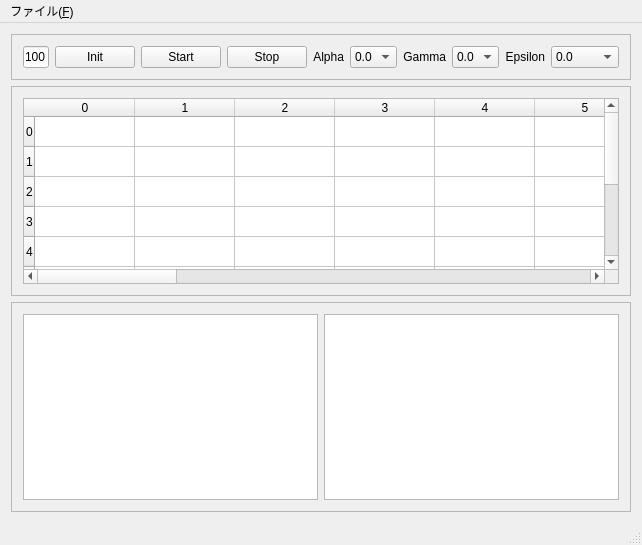
<?xml version="1.0" encoding="UTF-8"?>
<ui version="4.0">
 <class>MainWindow</class>
 <widget class="QMainWindow" name="MainWindow">
  <property name="geometry">
   <rect>
    <x>0</x>
    <y>0</y>
    <width>642</width>
    <height>545</height>
   </rect>
  </property>
  <property name="windowTitle">
   <string>強化学習デモ1</string>
  </property>
  <widget class="QWidget" name="centralWidget">
   <layout class="QVBoxLayout" name="verticalLayout_2">
    <item>
     <widget class="QFrame" name="frame">
      <property name="frameShape">
       <enum>QFrame::StyledPanel</enum>
      </property>
      <property name="frameShadow">
       <enum>QFrame::Raised</enum>
      </property>
      <layout class="QHBoxLayout" name="horizontalLayout">
       <item>
        <widget class="QLineEdit" name="epsCount">
         <property name="text">
          <string>100</string>
         </property>
        </widget>
       </item>
       <item>
        <widget class="QPushButton" name="initButton">
         <property name="text">
          <string>Init</string>
         </property>
        </widget>
       </item>
       <item>
        <widget class="QPushButton" name="startButton">
         <property name="text">
          <string>Start</string>
         </property>
        </widget>
       </item>
       <item>
        <widget class="QPushButton" name="stopButton">
         <property name="text">
          <string>Stop</string>
         </property>
        </widget>
       </item>
       <item>
        <widget class="QLabel" name="label">
         <property name="text">
          <string>Alpha</string>
         </property>
         <property name="alignment">
          <set>Qt::AlignRight|Qt::AlignTrailing|Qt::AlignVCenter</set>
         </property>
        </widget>
       </item>
       <item>
        <widget class="QComboBox" name="alphaCombo">
         <item>
          <property name="text">
           <string>0.0</string>
          </property>
         </item>
         <item>
          <property name="text">
           <string>0.1</string>
          </property>
         </item>
         <item>
          <property name="text">
           <string>0.2</string>
          </property>
         </item>
         <item>
          <property name="text">
           <string>0.3</string>
          </property>
         </item>
         <item>
          <property name="text">
           <string>0.4</string>
          </property>
         </item>
         <item>
          <property name="text">
           <string>0.5</string>
          </property>
         </item>
         <item>
          <property name="text">
           <string>0.6</string>
          </property>
         </item>
         <item>
          <property name="text">
           <string>0.7</string>
          </property>
         </item>
         <item>
          <property name="text">
           <string>0.8</string>
          </property>
         </item>
         <item>
          <property name="text">
           <string>0.9</string>
          </property>
         </item>
         <item>
          <property name="text">
           <string>1.0</string>
          </property>
         </item>
        </widget>
       </item>
       <item>
        <widget class="QLabel" name="label_2">
         <property name="text">
          <string>Gamma</string>
         </property>
         <property name="alignment">
          <set>Qt::AlignRight|Qt::AlignTrailing|Qt::AlignVCenter</set>
         </property>
        </widget>
       </item>
       <item>
        <widget class="QComboBox" name="gammaCombo">
         <item>
          <property name="text">
           <string>0.0</string>
          </property>
         </item>
         <item>
          <property name="text">
           <string>0.1</string>
          </property>
         </item>
         <item>
          <property name="text">
           <string>0.2</string>
          </property>
         </item>
         <item>
          <property name="text">
           <string>0.3</string>
          </property>
         </item>
         <item>
          <property name="text">
           <string>0.4</string>
          </property>
         </item>
         <item>
          <property name="text">
           <string>0.5</string>
          </property>
         </item>
         <item>
          <property name="text">
           <string>0.6</string>
          </property>
         </item>
         <item>
          <property name="text">
           <string>0.7</string>
          </property>
         </item>
         <item>
          <property name="text">
           <string>0.8</string>
          </property>
         </item>
         <item>
          <property name="text">
           <string>0.9</string>
          </property>
         </item>
         <item>
          <property name="text">
           <string>1.0</string>
          </property>
         </item>
        </widget>
       </item>
       <item>
        <widget class="QLabel" name="label_3">
         <property name="text">
          <string>Epsilon</string>
         </property>
         <property name="alignment">
          <set>Qt::AlignRight|Qt::AlignTrailing|Qt::AlignVCenter</set>
         </property>
        </widget>
       </item>
       <item>
        <widget class="QComboBox" name="epsilonCombo">
         <item>
          <property name="text">
           <string>0.0</string>
          </property>
         </item>
         <item>
          <property name="text">
           <string>0.0001</string>
          </property>
         </item>
         <item>
          <property name="text">
           <string>0.001</string>
          </property>
         </item>
         <item>
          <property name="text">
           <string>0.01</string>
          </property>
         </item>
         <item>
          <property name="text">
           <string>0.1</string>
          </property>
         </item>
         <item>
          <property name="text">
           <string>0.5</string>
          </property>
         </item>
         <item>
          <property name="text">
           <string>1.0</string>
          </property>
         </item>
        </widget>
       </item>
      </layout>
     </widget>
    </item>
    <item>
     <widget class="QFrame" name="frame_3">
      <property name="frameShape">
       <enum>QFrame::StyledPanel</enum>
      </property>
      <property name="frameShadow">
       <enum>QFrame::Raised</enum>
      </property>
      <layout class="QVBoxLayout" name="verticalLayout">
       <item>
        <widget class="QTableWidget" name="tableWidget">
         <row>
          <property name="text">
           <string>0</string>
          </property>
         </row>
         <row>
          <property name="text">
           <string>1</string>
          </property>
         </row>
         <row>
          <property name="text">
           <string>2</string>
          </property>
         </row>
         <row>
          <property name="text">
           <string>3</string>
          </property>
         </row>
         <row>
          <property name="text">
           <string>4</string>
          </property>
         </row>
         <row>
          <property name="text">
           <string>5</string>
          </property>
         </row>
         <row>
          <property name="text">
           <string>6</string>
          </property>
         </row>
         <row>
          <property name="text">
           <string>7</string>
          </property>
         </row>
         <row>
          <property name="text">
           <string>8</string>
          </property>
         </row>
         <row>
          <property name="text">
           <string>9</string>
          </property>
         </row>
         <column>
          <property name="text">
           <string>0</string>
          </property>
         </column>
         <column>
          <property name="text">
           <string>1</string>
          </property>
         </column>
         <column>
          <property name="text">
           <string>2</string>
          </property>
         </column>
         <column>
          <property name="text">
           <string>3</string>
          </property>
         </column>
         <column>
          <property name="text">
           <string>4</string>
          </property>
         </column>
         <column>
          <property name="text">
           <string>5</string>
          </property>
         </column>
         <column>
          <property name="text">
           <string>6</string>
          </property>
         </column>
         <column>
          <property name="text">
           <string>7</string>
          </property>
         </column>
         <column>
          <property name="text">
           <string>8</string>
          </property>
         </column>
         <column>
          <property name="text">
           <string>9</string>
          </property>
         </column>
         <column>
          <property name="text">
           <string>10</string>
          </property>
         </column>
         <column>
          <property name="text">
           <string>11</string>
          </property>
         </column>
         <column>
          <property name="text">
           <string>12</string>
          </property>
         </column>
         <column>
          <property name="text">
           <string>13</string>
          </property>
         </column>
         <column>
          <property name="text">
           <string>14</string>
          </property>
         </column>
         <column>
          <property name="text">
           <string>15</string>
          </property>
         </column>
         <column>
          <property name="text">
           <string>16</string>
          </property>
         </column>
         <column>
          <property name="text">
           <string>17</string>
          </property>
         </column>
         <column>
          <property name="text">
           <string>18</string>
          </property>
         </column>
         <column>
          <property name="text">
           <string>19</string>
          </property>
         </column>
         <item row="0" column="0">
          <property name="text">
           <string/>
          </property>
         </item>
         <item row="0" column="1">
          <property name="text">
           <string/>
          </property>
          <property name="background">
           <brush brushstyle="NoBrush">
            <color alpha="255">
             <red>0</red>
             <green>0</green>
             <blue>0</blue>
            </color>
           </brush>
          </property>
         </item>
         <item row="0" column="2">
          <property name="text">
           <string/>
          </property>
         </item>
         <item row="0" column="3">
          <property name="text">
           <string/>
          </property>
         </item>
         <item row="0" column="4">
          <property name="text">
           <string/>
          </property>
         </item>
         <item row="0" column="5">
          <property name="text">
           <string/>
          </property>
         </item>
         <item row="0" column="6">
          <property name="text">
           <string/>
          </property>
         </item>
         <item row="0" column="7">
          <property name="text">
           <string/>
          </property>
         </item>
         <item row="0" column="8">
          <property name="text">
           <string/>
          </property>
         </item>
         <item row="0" column="9">
          <property name="text">
           <string/>
          </property>
         </item>
         <item row="0" column="10">
          <property name="text">
           <string/>
          </property>
         </item>
         <item row="0" column="11">
          <property name="text">
           <string/>
          </property>
         </item>
         <item row="0" column="12">
          <property name="text">
           <string/>
          </property>
         </item>
         <item row="0" column="13">
          <property name="text">
           <string/>
          </property>
         </item>
         <item row="0" column="14">
          <property name="text">
           <string/>
          </property>
         </item>
         <item row="0" column="15">
          <property name="text">
           <string/>
          </property>
         </item>
         <item row="0" column="16">
          <property name="text">
           <string/>
          </property>
         </item>
         <item row="0" column="17">
          <property name="text">
           <string/>
          </property>
         </item>
         <item row="0" column="18">
          <property name="text">
           <string/>
          </property>
         </item>
         <item row="0" column="19">
          <property name="text">
           <string/>
          </property>
         </item>
         <item row="1" column="0">
          <property name="text">
           <string/>
          </property>
         </item>
         <item row="1" column="1">
          <property name="text">
           <string/>
          </property>
         </item>
         <item row="1" column="2">
          <property name="text">
           <string/>
          </property>
         </item>
         <item row="1" column="3">
          <property name="text">
           <string/>
          </property>
         </item>
         <item row="1" column="4">
          <property name="text">
           <string/>
          </property>
         </item>
         <item row="1" column="5">
          <property name="text">
           <string/>
          </property>
         </item>
         <item row="1" column="6">
          <property name="text">
           <string/>
          </property>
         </item>
         <item row="1" column="7">
          <property name="text">
           <string/>
          </property>
         </item>
         <item row="1" column="8">
          <property name="text">
           <string/>
          </property>
         </item>
         <item row="1" column="9">
          <property name="text">
           <string/>
          </property>
         </item>
         <item row="1" column="10">
          <property name="text">
           <string/>
          </property>
         </item>
         <item row="1" column="11">
          <property name="text">
           <string/>
          </property>
         </item>
         <item row="1" column="12">
          <property name="text">
           <string/>
          </property>
         </item>
         <item row="1" column="13">
          <property name="text">
           <string/>
          </property>
         </item>
         <item row="1" column="14">
          <property name="text">
           <string/>
          </property>
         </item>
         <item row="1" column="15">
          <property name="text">
           <string/>
          </property>
         </item>
         <item row="1" column="16">
          <property name="text">
           <string/>
          </property>
         </item>
         <item row="1" column="17">
          <property name="text">
           <string/>
          </property>
         </item>
         <item row="1" column="18">
          <property name="text">
           <string/>
          </property>
         </item>
         <item row="1" column="19">
          <property name="text">
           <string/>
          </property>
         </item>
         <item row="2" column="0">
          <property name="text">
           <string/>
          </property>
         </item>
         <item row="2" column="1">
          <property name="text">
           <string/>
          </property>
         </item>
         <item row="2" column="2">
          <property name="text">
           <string/>
          </property>
         </item>
         <item row="2" column="3">
          <property name="text">
           <string/>
          </property>
         </item>
         <item row="2" column="4">
          <property name="text">
           <string/>
          </property>
         </item>
         <item row="2" column="5">
          <property name="text">
           <string/>
          </property>
         </item>
         <item row="2" column="6">
          <property name="text">
           <string/>
          </property>
         </item>
         <item row="2" column="7">
          <property name="text">
           <string/>
          </property>
         </item>
         <item row="2" column="8">
          <property name="text">
           <string/>
          </property>
         </item>
         <item row="2" column="9">
          <property name="text">
           <string/>
          </property>
         </item>
         <item row="2" column="10">
          <property name="text">
           <string/>
          </property>
         </item>
         <item row="2" column="11">
          <property name="text">
           <string/>
          </property>
         </item>
         <item row="2" column="12">
          <property name="text">
           <string/>
          </property>
         </item>
         <item row="2" column="13">
          <property name="text">
           <string/>
          </property>
         </item>
         <item row="2" column="14">
          <property name="text">
           <string/>
          </property>
         </item>
         <item row="2" column="15">
          <property name="text">
           <string/>
          </property>
         </item>
         <item row="2" column="16">
          <property name="text">
           <string/>
          </property>
         </item>
         <item row="2" column="17">
          <property name="text">
           <string/>
          </property>
         </item>
         <item row="2" column="18">
          <property name="text">
           <string/>
          </property>
         </item>
         <item row="2" column="19">
          <property name="text">
           <string/>
          </property>
         </item>
         <item row="3" column="0">
          <property name="text">
           <string/>
          </property>
         </item>
         <item row="3" column="1">
          <property name="text">
           <string/>
          </property>
         </item>
         <item row="3" column="2">
          <property name="text">
           <string/>
          </property>
         </item>
         <item row="3" column="3">
          <property name="text">
           <string/>
          </property>
         </item>
         <item row="3" column="4">
          <property name="text">
           <string/>
          </property>
         </item>
         <item row="3" column="5">
          <property name="text">
           <string/>
          </property>
         </item>
         <item row="3" column="6">
          <property name="text">
           <string/>
          </property>
         </item>
         <item row="3" column="7">
          <property name="text">
           <string/>
          </property>
         </item>
         <item row="3" column="8">
          <property name="text">
           <string/>
          </property>
         </item>
         <item row="3" column="9">
          <property name="text">
           <string/>
          </property>
         </item>
         <item row="3" column="10">
          <property name="text">
           <string/>
          </property>
         </item>
         <item row="3" column="11">
          <property name="text">
           <string/>
          </property>
         </item>
         <item row="3" column="12">
          <property name="text">
           <string/>
          </property>
         </item>
         <item row="3" column="13">
          <property name="text">
           <string/>
          </property>
         </item>
         <item row="3" column="14">
          <property name="text">
           <string/>
          </property>
         </item>
         <item row="3" column="15">
          <property name="text">
           <string/>
          </property>
         </item>
         <item row="3" column="16">
          <property name="text">
           <string/>
          </property>
         </item>
         <item row="3" column="17">
          <property name="text">
           <string/>
          </property>
         </item>
         <item row="3" column="18">
          <property name="text">
           <string/>
          </property>
         </item>
         <item row="3" column="19">
          <property name="text">
           <string/>
          </property>
         </item>
         <item row="4" column="0">
          <property name="text">
           <string/>
          </property>
         </item>
         <item row="4" column="1">
          <property name="text">
           <string/>
          </property>
         </item>
         <item row="4" column="2">
          <property name="text">
           <string/>
          </property>
         </item>
         <item row="4" column="3">
          <property name="text">
           <string/>
          </property>
         </item>
         <item row="4" column="4">
          <property name="text">
           <string/>
          </property>
         </item>
         <item row="4" column="5">
          <property name="text">
           <string/>
          </property>
         </item>
         <item row="4" column="6">
          <property name="text">
           <string/>
          </property>
         </item>
         <item row="4" column="7">
          <property name="text">
           <string/>
          </property>
         </item>
         <item row="4" column="8">
          <property name="text">
           <string/>
          </property>
         </item>
         <item row="4" column="9">
          <property name="text">
           <string/>
          </property>
         </item>
         <item row="4" column="10">
          <property name="text">
           <string/>
          </property>
         </item>
         <item row="4" column="11">
          <property name="text">
           <string/>
          </property>
         </item>
         <item row="4" column="12">
          <property name="text">
           <string/>
          </property>
         </item>
         <item row="4" column="13">
          <property name="text">
           <string/>
          </property>
         </item>
         <item row="4" column="14">
          <property name="text">
           <string/>
          </property>
         </item>
         <item row="4" column="15">
          <property name="text">
           <string/>
          </property>
         </item>
         <item row="4" column="16">
          <property name="text">
           <string/>
          </property>
         </item>
         <item row="4" column="17">
          <property name="text">
           <string/>
          </property>
         </item>
         <item row="4" column="18">
          <property name="text">
           <string/>
          </property>
         </item>
         <item row="4" column="19">
          <property name="text">
           <string/>
          </property>
         </item>
         <item row="5" column="0">
          <property name="text">
           <string/>
          </property>
         </item>
         <item row="5" column="1">
          <property name="text">
           <string/>
          </property>
         </item>
         <item row="5" column="2">
          <property name="text">
           <string/>
          </property>
         </item>
         <item row="5" column="3">
          <property name="text">
           <string/>
          </property>
         </item>
         <item row="5" column="4">
          <property name="text">
           <string/>
          </property>
         </item>
         <item row="5" column="5">
          <property name="text">
           <string/>
          </property>
         </item>
         <item row="5" column="6">
          <property name="text">
           <string/>
          </property>
         </item>
         <item row="5" column="7">
          <property name="text">
           <string/>
          </property>
         </item>
         <item row="5" column="8">
          <property name="text">
           <string/>
          </property>
         </item>
         <item row="5" column="9">
          <property name="text">
           <string/>
          </property>
         </item>
         <item row="5" column="10">
          <property name="text">
           <string/>
          </property>
         </item>
         <item row="5" column="11">
          <property name="text">
           <string/>
          </property>
         </item>
         <item row="5" column="12">
          <property name="text">
           <string/>
          </property>
         </item>
         <item row="5" column="13">
          <property name="text">
           <string/>
          </property>
         </item>
         <item row="5" column="14">
          <property name="text">
           <string/>
          </property>
         </item>
         <item row="5" column="15">
          <property name="text">
           <string/>
          </property>
         </item>
         <item row="5" column="16">
          <property name="text">
           <string/>
          </property>
         </item>
         <item row="5" column="17">
          <property name="text">
           <string/>
          </property>
         </item>
         <item row="5" column="18">
          <property name="text">
           <string/>
          </property>
         </item>
         <item row="5" column="19">
          <property name="text">
           <string/>
          </property>
         </item>
         <item row="6" column="0">
          <property name="text">
           <string/>
          </property>
         </item>
         <item row="6" column="1">
          <property name="text">
           <string/>
          </property>
         </item>
         <item row="6" column="2">
          <property name="text">
           <string/>
          </property>
         </item>
         <item row="6" column="3">
          <property name="text">
           <string/>
          </property>
         </item>
         <item row="6" column="4">
          <property name="text">
           <string/>
          </property>
         </item>
         <item row="6" column="5">
          <property name="text">
           <string/>
          </property>
         </item>
         <item row="6" column="6">
          <property name="text">
           <string/>
          </property>
         </item>
         <item row="6" column="7">
          <property name="text">
           <string/>
          </property>
         </item>
         <item row="6" column="8">
          <property name="text">
           <string/>
          </property>
         </item>
         <item row="6" column="9">
          <property name="text">
           <string/>
          </property>
         </item>
         <item row="6" column="10">
          <property name="text">
           <string/>
          </property>
         </item>
         <item row="6" column="11">
          <property name="text">
           <string/>
          </property>
         </item>
         <item row="6" column="12">
          <property name="text">
           <string/>
          </property>
         </item>
         <item row="6" column="13">
          <property name="text">
           <string/>
          </property>
         </item>
         <item row="6" column="14">
          <property name="text">
           <string/>
          </property>
         </item>
         <item row="6" column="15">
          <property name="text">
           <string/>
          </property>
         </item>
         <item row="6" column="16">
          <property name="text">
           <string/>
          </property>
         </item>
         <item row="6" column="17">
          <property name="text">
           <string/>
          </property>
         </item>
         <item row="6" column="18">
          <property name="text">
           <string/>
          </property>
         </item>
         <item row="6" column="19">
          <property name="text">
           <string/>
          </property>
         </item>
         <item row="7" column="0">
          <property name="text">
           <string/>
          </property>
         </item>
         <item row="7" column="1">
          <property name="text">
           <string/>
          </property>
         </item>
         <item row="7" column="2">
          <property name="text">
           <string/>
          </property>
         </item>
         <item row="7" column="3">
          <property name="text">
           <string/>
          </property>
         </item>
         <item row="7" column="4">
          <property name="text">
           <string/>
          </property>
         </item>
         <item row="7" column="5">
          <property name="text">
           <string/>
          </property>
         </item>
         <item row="7" column="6">
          <property name="text">
           <string/>
          </property>
         </item>
         <item row="7" column="7">
          <property name="text">
           <string/>
          </property>
         </item>
         <item row="7" column="8">
          <property name="text">
           <string/>
          </property>
         </item>
         <item row="7" column="9">
          <property name="text">
           <string/>
          </property>
         </item>
         <item row="7" column="10">
          <property name="text">
           <string/>
          </property>
         </item>
         <item row="7" column="11">
          <property name="text">
           <string/>
          </property>
         </item>
         <item row="7" column="12">
          <property name="text">
           <string/>
          </property>
         </item>
         <item row="7" column="13">
          <property name="text">
           <string/>
          </property>
         </item>
         <item row="7" column="14">
          <property name="text">
           <string/>
          </property>
         </item>
         <item row="7" column="15">
          <property name="text">
           <string/>
          </property>
         </item>
         <item row="7" column="16">
          <property name="text">
           <string/>
          </property>
         </item>
         <item row="7" column="17">
          <property name="text">
           <string/>
          </property>
         </item>
         <item row="7" column="18">
          <property name="text">
           <string/>
          </property>
         </item>
         <item row="7" column="19">
          <property name="text">
           <string/>
          </property>
         </item>
         <item row="8" column="0">
          <property name="text">
           <string/>
          </property>
         </item>
         <item row="8" column="1">
          <property name="text">
           <string/>
          </property>
         </item>
         <item row="8" column="2">
          <property name="text">
           <string/>
          </property>
         </item>
         <item row="8" column="3">
          <property name="text">
           <string/>
          </property>
         </item>
         <item row="8" column="4">
          <property name="text">
           <string/>
          </property>
         </item>
         <item row="8" column="5">
          <property name="text">
           <string/>
          </property>
         </item>
         <item row="8" column="6">
          <property name="text">
           <string/>
          </property>
         </item>
         <item row="8" column="7">
          <property name="text">
           <string/>
          </property>
         </item>
         <item row="8" column="8">
          <property name="text">
           <string/>
          </property>
         </item>
         <item row="8" column="9">
          <property name="text">
           <string/>
          </property>
         </item>
         <item row="8" column="10">
          <property name="text">
           <string/>
          </property>
         </item>
         <item row="8" column="11">
          <property name="text">
           <string/>
          </property>
         </item>
         <item row="8" column="12">
          <property name="text">
           <string/>
          </property>
         </item>
         <item row="8" column="13">
          <property name="text">
           <string/>
          </property>
         </item>
         <item row="8" column="14">
          <property name="text">
           <string/>
          </property>
         </item>
         <item row="8" column="15">
          <property name="text">
           <string/>
          </property>
         </item>
         <item row="8" column="16">
          <property name="text">
           <string/>
          </property>
         </item>
         <item row="8" column="17">
          <property name="text">
           <string/>
          </property>
         </item>
         <item row="8" column="18">
          <property name="text">
           <string/>
          </property>
         </item>
         <item row="8" column="19">
          <property name="text">
           <string/>
          </property>
         </item>
         <item row="9" column="0">
          <property name="text">
           <string/>
          </property>
         </item>
         <item row="9" column="1">
          <property name="text">
           <string/>
          </property>
         </item>
         <item row="9" column="2">
          <property name="text">
           <string/>
          </property>
         </item>
         <item row="9" column="3">
          <property name="text">
           <string/>
          </property>
         </item>
         <item row="9" column="4">
          <property name="text">
           <string/>
          </property>
         </item>
         <item row="9" column="5">
          <property name="text">
           <string/>
          </property>
         </item>
         <item row="9" column="6">
          <property name="text">
           <string/>
          </property>
         </item>
         <item row="9" column="7">
          <property name="text">
           <string/>
          </property>
         </item>
         <item row="9" column="8">
          <property name="text">
           <string/>
          </property>
         </item>
         <item row="9" column="9">
          <property name="text">
           <string/>
          </property>
         </item>
         <item row="9" column="10">
          <property name="text">
           <string/>
          </property>
         </item>
         <item row="9" column="11">
          <property name="text">
           <string/>
          </property>
         </item>
         <item row="9" column="12">
          <property name="text">
           <string/>
          </property>
         </item>
         <item row="9" column="13">
          <property name="text">
           <string/>
          </property>
         </item>
         <item row="9" column="14">
          <property name="text">
           <string/>
          </property>
         </item>
         <item row="9" column="15">
          <property name="text">
           <string/>
          </property>
         </item>
         <item row="9" column="16">
          <property name="text">
           <string/>
          </property>
         </item>
         <item row="9" column="17">
          <property name="text">
           <string/>
          </property>
         </item>
         <item row="9" column="18">
          <property name="text">
           <string/>
          </property>
         </item>
         <item row="9" column="19">
          <property name="text">
           <string/>
          </property>
         </item>
        </widget>
       </item>
      </layout>
     </widget>
    </item>
    <item>
     <widget class="QFrame" name="frame_2">
      <property name="frameShape">
       <enum>QFrame::StyledPanel</enum>
      </property>
      <property name="frameShadow">
       <enum>QFrame::Raised</enum>
      </property>
      <layout class="QHBoxLayout" name="horizontalLayout_2">
       <item>
        <widget class="QTextEdit" name="textEdit_2"/>
       </item>
       <item>
        <widget class="QTextEdit" name="textEdit"/>
       </item>
      </layout>
     </widget>
    </item>
   </layout>
  </widget>
  <widget class="QMenuBar" name="menuBar">
   <property name="geometry">
    <rect>
     <x>0</x>
     <y>0</y>
     <width>642</width>
     <height>25</height>
    </rect>
   </property>
   <widget class="QMenu" name="menu_File">
    <property name="title">
     <string>ファイル(&amp;F)</string>
    </property>
    <addaction name="action_Exit"/>
   </widget>
   <addaction name="menu_File"/>
  </widget>
  <widget class="QStatusBar" name="statusBar"/>
  <action name="action_Exit">
   <property name="text">
    <string>終了(&amp;X)</string>
   </property>
  </action>
 </widget>
 <layoutdefault spacing="6" margin="11"/>
 <resources/>
 <connections>
  <connection>
   <sender>action_Exit</sender>
   <signal>triggered()</signal>
   <receiver>MainWindow</receiver>
   <slot>close()</slot>
   <hints>
    <hint type="sourcelabel">
     <x>-1</x>
     <y>-1</y>
    </hint>
    <hint type="destinationlabel">
     <x>299</x>
     <y>199</y>
    </hint>
   </hints>
  </connection>
 </connections>
</ui>
